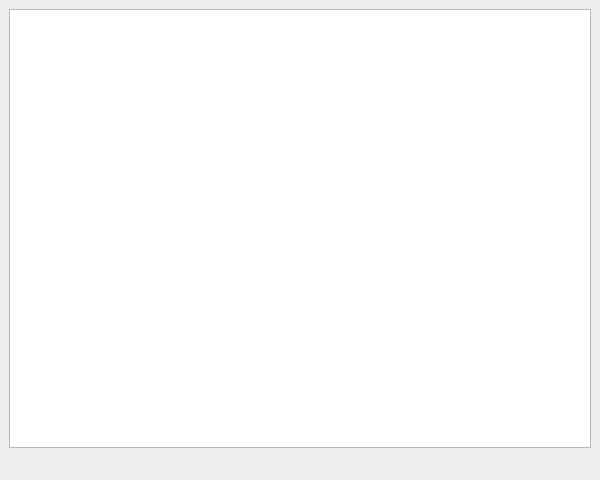
<?xml version="1.0" encoding="UTF-8"?>
<ui version="4.0">
 <class>UnTech::GuiQt::Resources::Scenes::EditorWidget</class>
 <widget class="QMainWindow" name="UnTech::GuiQt::Resources::Scenes::EditorWidget">
  <property name="geometry">
   <rect>
    <x>0</x>
    <y>0</y>
    <width>600</width>
    <height>480</height>
   </rect>
  </property>
  <property name="windowTitle">
   <string>Scene Editor</string>
  </property>
  <widget class="QWidget" name="centralWidget">
   <layout class="QVBoxLayout" name="verticalLayout">
    <item>
     <widget class="GuiQt::Accessor::ListAccessorTableView" name="tableView"/>
    </item>
    <item>
     <widget class="QToolBar" name="tableButtons">
      <property name="movable">
       <bool>false</bool>
      </property>
      <property name="iconSize">
       <size>
        <width>16</width>
        <height>16</height>
       </size>
      </property>
      <property name="floatable">
       <bool>false</bool>
      </property>
     </widget>
    </item>
   </layout>
  </widget>
 </widget>
 <customwidgets>
  <customwidget>
   <class>GuiQt::Accessor::ListAccessorTableView</class>
   <extends>QTreeView</extends>
   <header>gui-qt/accessor/listaccessortableview.h</header>
  </customwidget>
 </customwidgets>
 <resources/>
 <connections/>
</ui>
